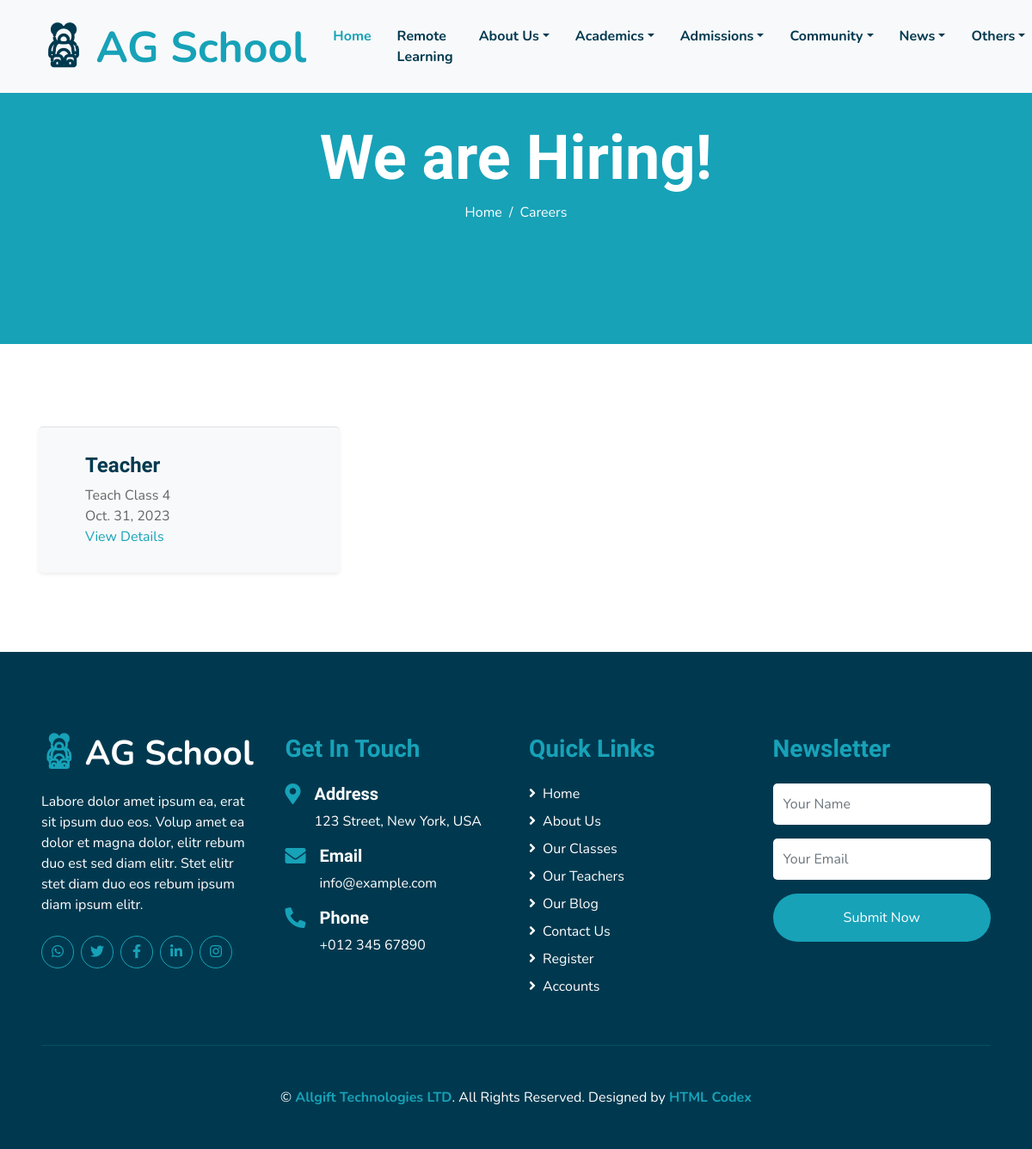
The app's page /careers/ with its own data.
### core/models.py (models this page shows, shortened)
class OurCareer(models.Model):
    position = models.CharField(max_length=255)
    posted_date = models.DateTimeField(auto_now_add=True)
    deadline = models.DateField()
    job_description = models.CharField(max_length=255)
    picture = models.ImageField(default='career.png', upload_to='careers', null=True, blank=True)
    employer_email = models.EmailField()

### core/views.py (the view)
# urls.py: path("careers/", views.careers, name='careers'),
def careers(request):
    careers = OurCareer.objects.all()
    context = {
        'careers': careers,
    }
    return render(request, 'core/careers.html', context)

### templates/core/careers.html (shortened to what this page needs)
{% extends 'base.html' %}
{% load static %}
{% block content %}
    <div class="container-fluid bg-primary mb-5">
      <div
        class="d-flex flex-column align-items-center justify-content-center"
        style="min-height: 400px"
      >
        <h3 class="display-3 font-weight-bold text-white">We are Hiring!</h3>
        <div class="d-inline-flex text-white">
          <p class="m-0"><a class="text-white" href="{% url 'home' %}">Home</a></p>
          <p class="m-0 px-2">/</p>
          <p class="m-0">Careers</p>
        </div>
      </div>
    </div>
    <div class="container-fluid pt-5">
      <div class="container pb-3">
        <div class="row">
          {% for career in  careers %}
          <div class="col-lg-4 col-md-6 pb-1">
            <div
              class="d-flex bg-light shadow-sm border-top rounded mb-4"
              style="padding: 30px"
            >
              <div class="pl-4">
                <h4>{{ career.position }}</h4>
                <p class="m-0">
                  {{ career.job_description }}
                </p>
                <p class="m-0">
                  {{ career.deadline }}
                </p>
                <a href="{% url 'career_detail' career.id %}">View Details</a>
              </div>
            </div>
          </div>
          {% empty %}
            <p class="empty">We are not employing at the moment</p>
          {% endfor %}
        </div>
      </div>
    </div>
{% endblock content %}

### records on screen
OurCareer: position "Teacher", job_description "Teach Class 4", deadline "Oct. 31, 2023"
